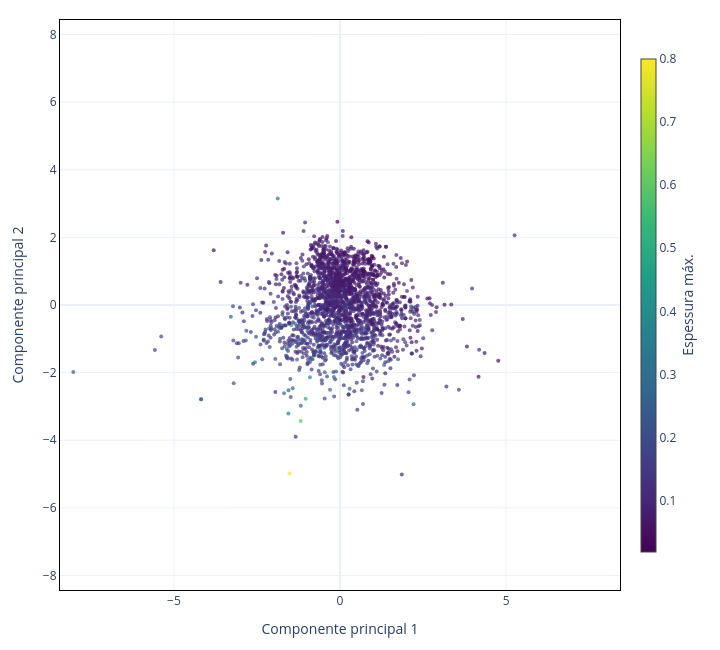

Here is the notebook cell this chart was saved with:
### Code cell
import plotly.graph_objects as go

# ============================================================================
# PLOTAGEM — colorido por espessura
# ============================================================================
fig_pca_t = go.Figure()

fig_pca_t.add_trace(go.Scatter(
    x=z_pca[:, 0], y=z_pca[:, 1], mode='markers',
    marker=dict(
        color=max_thickness, colorscale='Viridis', size=4, opacity=0.7,
        colorbar=dict(title=dict(text='Espessura máx.', side='right'), thickness=15, len=0.9),
    ),
    showlegend=False,
))

fig_pca_t.update_xaxes(title_text='Componente principal 1', range=pca_range, **axis_style)
fig_pca_t.update_yaxes(title_text='Componente principal 2', range=pca_range, **axis_style)
fig_pca_t.update_layout(
    template='plotly_white',
    width=720,
    height=650,
    margin=dict(l=60, r=80, t=20, b=60),
    showlegend=False,
)

output_pca_t = figuras_dir / f'latent_pca_thickness_{RUN_ID}_epoch_{EPOCH}.png'
fig_pca_t.write_image(output_pca_t, format='png', width=720, height=650, scale=300 / 96)
fig_pca_t.show()
print(f'Salvo: {output_pca_t}')

### Figure 1 — Plotly figure (JSON) as saved in the notebook; plotly's stock layout.template omitted (floating-point values rounded to 4 significant figures; data arrays with more than 128 entries replaced by an {"elided": "..."} marker saying what was removed)
{"data": [{"marker": {"color": {"elided": "2170 float values"}, "colorbar": {"len": 0.9, "thickness": 15, "title": {"side": "right", "text": "Espessura máx."}}, "colorscale": [[0, "#440154"], [0.1111, "#482878"], [0.2222, "#3e4989"], [0.3333, "#31688e"], [0.4444, "#26828e"], [0.5556, "#1f9e89"], [0.6667, "#35b779"], [0.7778, "#6ece58"], [0.8889, "#b5de2b"], [1, "#fde725"]], "opacity": 0.7, "size": 4}, "mode": "markers", "showlegend": false, "type": "scatter", "x": {"elided": "2170 float values"}, "y": {"elided": "2170 float values"}}], "layout": {"height": 650, "margin": {"b": 60, "l": 60, "r": 80, "t": 20}, "showlegend": false, "width": 720, "xaxis": {"linecolor": "black", "linewidth": 1, "mirror": true, "range": [-8.43, 8.43], "showline": true, "title": {"text": "Componente principal 1"}}, "yaxis": {"linecolor": "black", "linewidth": 1, "mirror": true, "range": [-8.43, 8.43], "showline": true, "title": {"text": "Componente principal 2"}}}}
